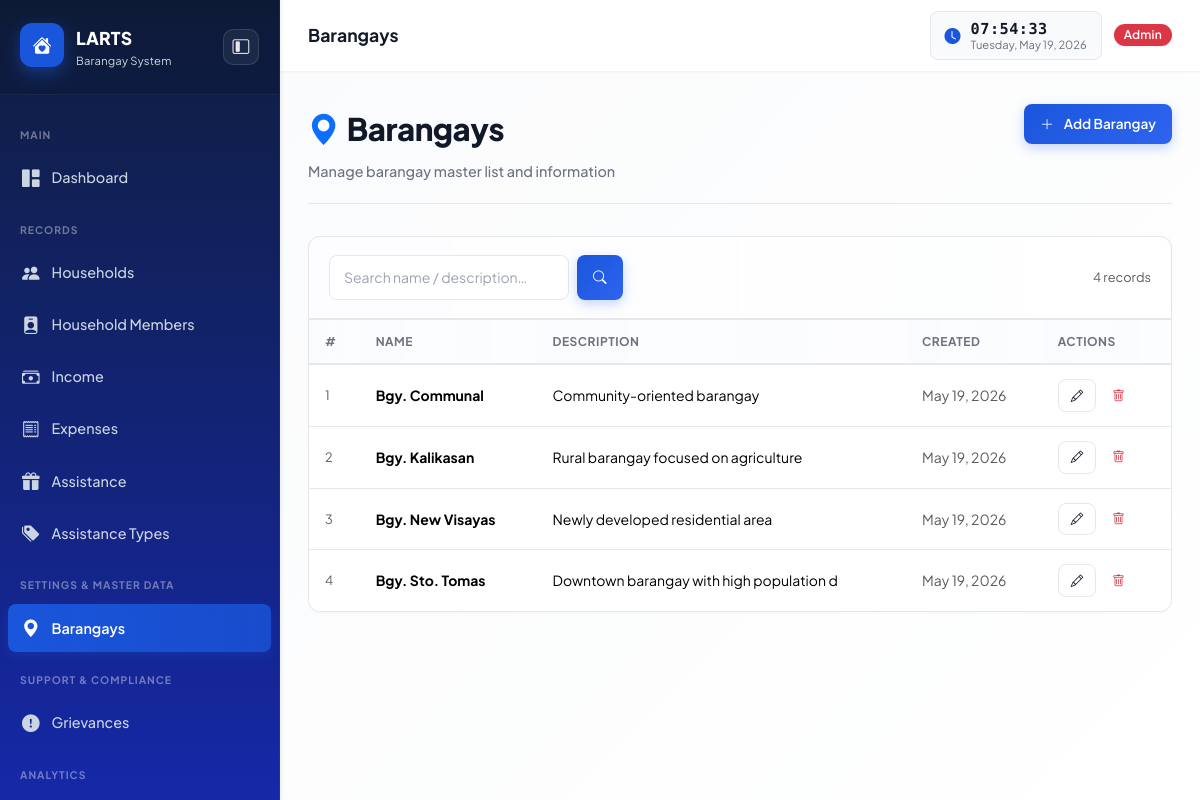
Screenshot of /modules/barangays/index.php (signed in) with the database file from the repository.
### tables this page shows
CREATE TABLE IF NOT EXISTS barangays (
    id              INT AUTO_INCREMENT PRIMARY KEY,
    name            VARCHAR(100) NOT NULL UNIQUE,
    description     TEXT,
    created_at      TIMESTAMP DEFAULT CURRENT_TIMESTAMP,
    updated_at      TIMESTAMP DEFAULT CURRENT_TIMESTAMP ON UPDATE CURRENT_TIMESTAMP
);

### includes/auth.php (called while the page is built, shortened)
<?php
function isAdmin(): bool   { return ($_SESSION['user_role'] ?? '') === 'admin'; }
function clean(string $v): string {
    return htmlspecialchars(trim($v), ENT_QUOTES, 'UTF-8');
}

### modules/barangays/index.php (the view, shortened to what this page needs)
<?php
require_once __DIR__ . '/../../includes/header.php';
$db = getDB();
$search = trim($_GET['search'] ?? '');
$page   = max(1, (int)($_GET['page'] ?? 1));
$perPage = 10;
$where  = [];
$params = [];
$whereSQL = $where ? 'WHERE ' . implode(' AND ', $where) : '';
$countStmt = $db->prepare("SELECT COUNT(*) FROM barangays b $whereSQL");
$countStmt->execute($params);
$total = $countStmt->fetchColumn();
$offset= ($page - 1) * $perPage;
$stmt = $db->prepare("SELECT b.* FROM barangays b $whereSQL ORDER BY b.name ASC LIMIT $perPage OFFSET $offset");
$stmt->execute($params);
$rows = $stmt->fetchAll();
?>
<div class="page-header">
    <div>
        <div class="page-header-title"><i class="bi bi-geo-alt-fill me-2 text-primary"></i>Barangays</div>
        <div class="page-header-sub">Manage barangay master list and information</div>
    </div>
    <?php if (isAdmin() || isStaff()): ?>
    <button class="btn btn-primary" data-bs-toggle="modal" data-bs-target="#formModal" onclick="resetForm()">
        <i class="bi bi-plus-lg me-1"></i>Add Barangay
    </button>
    <?php endif; ?>
</div>
<div class="card mb-0" style="border-bottom:0;border-radius:var(--radius) var(--radius) 0 0;">
    <div class="toolbar">
        <form method="GET" class="d-flex gap-2 flex-grow-1">
            <input type="text" name="search" class="form-control" style="max-width:240px;"
                   placeholder="Search name / description…" value="<?= clean($search) ?>">
            <button class="btn btn-primary" type="submit"><i class="bi bi-search"></i></button>
        </form>
        <span class="text-muted" style="font-size:0.8rem;white-space:nowrap;"><?= $total ?> records</span>
    </div>
</div>
<div class="card" style="border-radius:0 0 var(--radius) var(--radius);">
    <div class="table-wrapper">
        <table class="table mb-0">
            <thead>
                <tr>
                    <th>#</th>
                    <th>Name</th>
                    <th>Description</th>
                    <th>Created</th>
                    <th>Actions</th>
                </tr>
            </thead>
            <tbody>
            <?php if (empty($rows)): ?>
                <tr><td colspan="5" class="empty-state"><i class="bi bi-inbox"></i><p>No barangays found.</p></td></tr>
            <?php else: foreach ($rows as $i => $row): ?>
            <tr>
                <td class="text-muted" style="font-size:0.8rem;"><?= $offset + $i + 1 ?></td>
                <td><strong><?= clean($row['name']) ?></strong></td>
                <td><?= clean(substr($row['description'] ?? '', 0, 40)) ?></td>
                <td class="text-muted"><?= date('M d, Y', strtotime($row['created_at'])) ?></td>
                <td>
                    <div class="d-flex gap-1">
                        <button class="btn btn-sm btn-outline-secondary" data-bs-toggle="modal"
                            data-bs-target="#formModal" onclick="editRecord(<?= $row['id'] ?>)" title="Edit">
                            <i class="bi bi-pencil"></i>
                        </button>
                        <button class="btn btn-sm btn-outline-danger" onclick="deleteRecord(<?= $row['id'] ?>, '<?= clean($row['name']) ?>')" title="Delete">
                            <i class="bi bi-trash"></i>
                        </button>
                    </div>
                </td>
            </tr>
            <?php endforeach; endif; ?>
            </tbody>
        </table>
    </div>
</div>
<?php require_once __DIR__ . '/../../includes/footer.php'; ?>

### assets/css/style.css (style rules this page uses)
:root { --sidebar-w: 280px; --topbar-h: 72px; --primary: #1a56db; --primary-dark: #1248c8; --primary-light: #e8f0fe; --primary-lighter: #f5faff; --success: #10b981; --success-light: #d1fae5; --warning: #f59e0b; --warning-light: #fef3c7; --danger: #ef4444; --danger-light: #fee2e2; --info: #1a56db; --info-light: #e8f0fe; --surface: #ffffff; --surface-2: #f9fafb; --surface-3: #f3f4f6; --border: #e5e7eb; --border-light: #f3f4f6; --text: #111827; --text-secondary:#374151; --text-muted: #6b7280; --text-light: #9ca3af; --sidebar-bg: #0f1e3d; --sidebar-bg-accent: #132654; --sidebar-text: #cbd5e1; --sidebar-hover: rgba(255,255,255,0.08); --sidebar-active:#1a56db; --radius: 12px; --radius-lg: 16px; --radius-md: 8px; --shadow: 0 1px 3px rgba(0,0,0,0.08), 0 1px 2px rgba(0,0,0,0.04); --shadow-sm: 0 1px 2px rgba(0,0,0,0.03); --shadow-md: 0 4px 12px rgba(0,0,0,0.06); --shadow-lg: 0 8px 24px rgba(0,0,0,0.08); --shadow-xl: 0 16px 40px rgba(0,0,0,0.1); --transition: all 0.3s cubic-bezier(0.4, 0, 0.2, 1); --transition-fast: all 0.15s ease-out; --font: 'Plus Jakarta Sans', -apple-system, BlinkMacSystemFont, 'Segoe UI', sans-serif; --font-mono: 'Fira Code', 'Courier New', monospace; }
*, *::before, *::after { box-sizing: border-box; margin: 0; padding: 0; }
html { scroll-behavior: smooth; }
body { font-family: var(--font); background: #fafbfc; color: var(--text); min-height: 100vh; display: flex; line-height: 1.6; }
.card { background: var(--surface); border: 1px solid var(--border); border-radius: var(--radius); box-shadow: var(--shadow-sm); transition: var(--transition-fast); }
.table-wrapper { overflow-x: auto; border-radius: 0 0 var(--radius) var(--radius); }
.table { font-size: 0.875rem; margin-bottom: 0; }
.table thead th { background: linear-gradient(90deg, rgba(26, 86, 219, 0.02) 0%, rgba(26, 86, 219, 0.01) 100%); font-weight: 700; font-size: 0.75rem; text-transform: uppercase; letter-spacing: 0.5px; color: var(--text-muted); border-bottom: 2px solid var(--border); padding: 12px 16px; white-space: nowrap; }
.table tbody td { padding: 14px 16px; vertical-align: middle; border-bottom: 1px solid var(--border); }
.table tbody tr { transition: var(--transition-fast); }
.table tbody tr:last-child td { border-bottom: none; }
.btn { font-weight: 600; font-size: 0.85rem; border-radius: var(--radius-md); padding: 10px 16px; transition: var(--transition-fast); border: none; cursor: pointer; display: inline-flex; align-items: center; gap: 6px; }
.btn-sm { font-size: 0.78rem; padding: 6px 12px; }
.btn-primary { background: linear-gradient(135deg, var(--primary) 0%, #2e64f0 100%); border-color: var(--primary); color: #fff; box-shadow: 0 4px 12px rgba(26, 86, 219, 0.25); }
.btn-outline-secondary { background: transparent; border: 1.5px solid var(--border); color: var(--text); }
.form-control, .form-select { border-radius: var(--radius-md); border: 1.5px solid var(--border); font-size: 0.875rem; padding: 11px 14px; background: var(--surface); transition: var(--transition-fast); color: var(--text); }
.form-control::placeholder { color: var(--text-light); }
.page-header { display: flex; align-items: flex-start; justify-content: space-between; gap: 16px; margin-bottom: 32px; flex-wrap: wrap; padding-bottom: 20px; border-bottom: 1px solid var(--border); }
.page-header-title { font-size: 1.95rem; font-weight: 800; color: var(--text); letter-spacing: -0.5px; }
.page-header-sub { font-size: 0.9rem; color: var(--text-muted); margin-top: 6px; font-weight: 500; }
.toolbar { display: flex; gap: 12px; flex-wrap: wrap; align-items: center; padding: 18px 20px; border-bottom: 1px solid var(--border); background: linear-gradient(90deg, rgba(26, 86, 219, 0.01) 0%, transparent 100%); border-radius: var(--radius) var(--radius) 0 0; backdrop-filter: blur(10px); }
.text-primary { color: var(--primary); }
.text-muted { color: var(--text-muted); }

### rows the page displays
barangays: i "1", name "Bgy. Communal", description "Community-oriented barangay", created_at "May 19, 2026"
barangays: i "2", name "Bgy. Kalikasan", description "Rural barangay focused on agriculture", created_at "May 19, 2026"
barangays: i "3", name "Bgy. New Visayas", description "Newly developed residential area", created_at "May 19, 2026"
barangays: i "4", name "Bgy. Sto. Tomas", description "Downtown barangay with high population d", created_at "May 19, 2026"

### other values shown
$pageTitle "Barangays"
$user['role'] "Admin"
$total "4"
